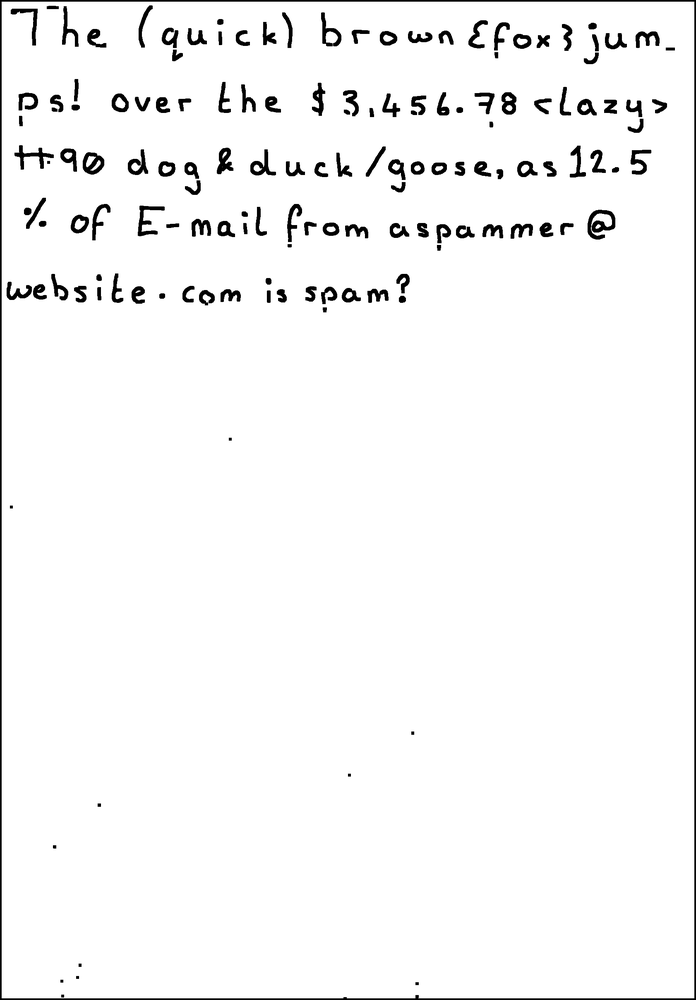
#> input picture tesseract_training_data/tesseract_training_on_adaptive_threshold/eng.ryan.exp2a.tiff, 696 x 1000 px, shrunk from 1682 x 2417 before the run; its folder holds only this picture in this run
$ python binarise_image.py eng.ryan.exp2a.tiff   (Python 2 division)
#> lines starting #> are read from the running program, lines starting #| are printed output that depends on the picture; after the words box and inside, x2 and y2 are one past the last pixel; in counts of white or black regions, pixels touching at a corner belong together
import cv2
import numpy as np
import copy
import sys
import os

"""
REFERENCE Ideas considered from, but changed it to match the lines of my own text  http://stackoverflow.com/questions/10196198/how-to-remove-convexity-defects-in-a-sudoku-square

Excellent resource for extracting lines from music notes. Have been using as a template and how to consider my own line extraction. http://docs.opencv.org/trunk/d1/dee/tutorial_moprh_lines_detection.html#gsc.tab=0
"""
class BinariseImage(object):

    GRAYSCALE_INPUT = 0
    MEDIAN_BLUR_KERNAL_SIZE = 7
    KERNEL_ITERATIONS = 1

    def image_file_exists(self, filename):
        return os.path.isfile(filename)

    def read_image_as_grasycale(self, filename):
#> called with filename = 'eng.ryan.exp2a.tiff'
        self.image = cv2.imread(filename, self.GRAYSCALE_INPUT)
#> self.image is the input picture: shape (1000, 696); min 0, max 255, mean 246.3
        return self.image

    def apply_median_blur(self):
        self.image = cv2.medianBlur(self.image, self.MEDIAN_BLUR_KERNAL_SIZE)
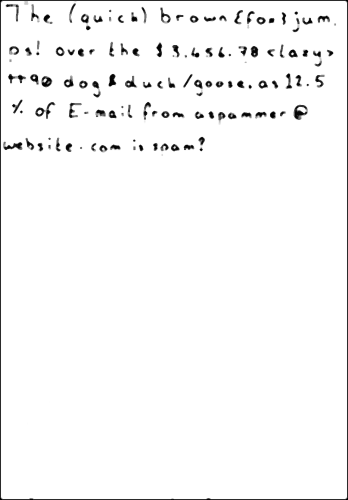
#> self.image: shape (1000, 696) (shown at 1/2 size); min 0, max 255, mean 247.7
        return self.image

    def apply_adaptive_threshold(self):
        self.threshold_image = cv2.adaptiveThreshold(self.image, 255, cv2.ADAPTIVE_THRESH_GAUSSIAN_C,cv2.THRESH_BINARY_INV, 15, 2)
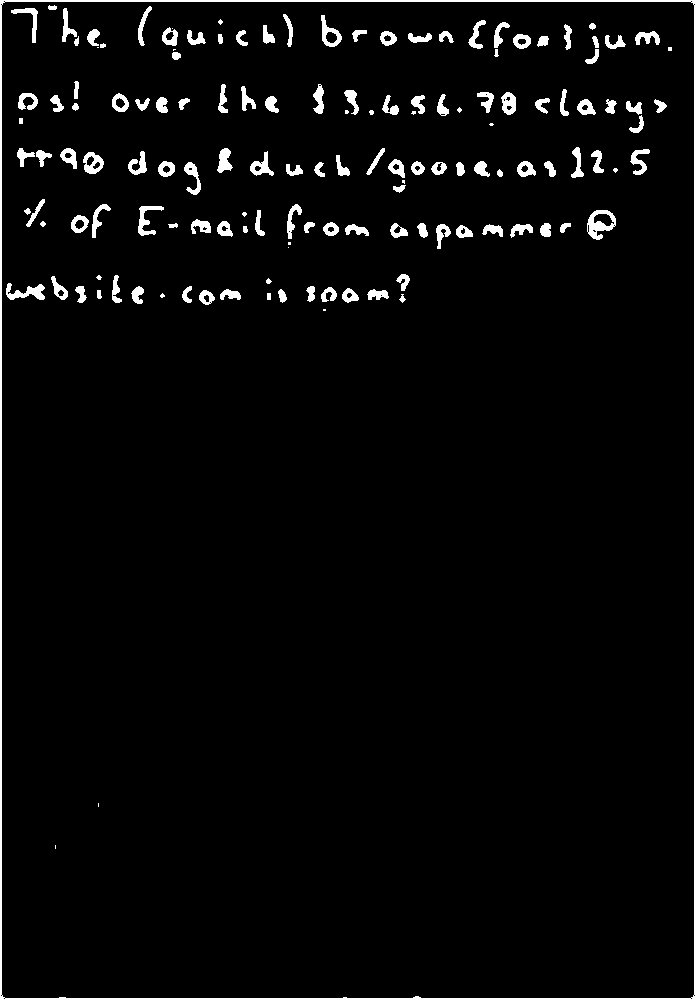
#> self.threshold_image: shape (1000, 696); 3.5% white; 144 white regions (19 under 20 px), largest, box (x1, y1, x2, y2) and area: (0, 0, 696, 1000) 6803, (587, 210, 616, 240) 439, (6, 283, 45, 300) 342
        return self.threshold_image

    def copy_image(self, image):
        return image.copy()

    def get_shape_info(self, image):
        return image.shape

    def get_structuring_element(self, height, width):
        kernel = cv2.getStructuringElement(cv2.MORPH_RECT, (height,width))
        return kernel

    def erode_image(self, image, kernel_size):
        return cv2.erode(image,kernel_size,iterations = self.KERNEL_ITERATIONS)

    def dilate_image(self, image, kernel_size):
        return cv2.dilate(image,kernel_size,iterations = self.KERNEL_ITERATIONS)

    def create_empty_mask(self, row, column):
        """
        Reference material http://stackoverflow.com/questions/16235955/create-a-multichannel-zeros-mat-in-python-with-cv2
        """
        return np.zeros((row,column),np.uint8)

    def convert_black_threshold_to_white(self, image):
        self.threshold_image[np.where(image == 255)] = 0
        return self.threshold_image

    def convert_white_to_black(self, image, blank_mask):
        """
         Found a better way to itterate over the image http://stackoverflow.com/questions/30331944/finding-red-color-using-python-opencv
        """
        blank_mask[np.where(self.threshold_image == 0)] = 255
        return blank_mask

    def create_kernels_of_ones(self, height, width):
        return np.ones((height,width),np.uint8)

    def find_contours_in_mask(self, mask):
        """
        About unpacking the variables some issue it didn't work some times http://stackoverflow.com/questions/25504964/opencv-python-valueerror-too-many-values-to-unpack
        """
        contour_info = cv2.findContours(mask, cv2.RETR_TREE, cv2.CHAIN_APPROX_SIMPLE)
        self.contours = contour_info[1]
        return contour_info

    def draw_contours(self, mask):
        cv2.drawContours(mask,self.contours,-1,(255,0,0),thickness=cv2.FILLED)
        return mask

    # [4 lines left out: function prepare_image_to_save, not called in this run]

    def save_image(self, image):
        cv2.imwrite(self.image_path, image)

if __name__ == "__main__":
    binarise = BinariseImage()
    if binarise.image_file_exists(sys.argv[1]):

        image = binarise.read_image_as_grasycale(sys.argv[1])
        image = binarise.apply_median_blur()
        threshold_image = binarise.apply_adaptive_threshold()
        horizontal_lines = binarise.copy_image(threshold_image)
        rows, columns = binarise.get_shape_info(horizontal_lines)
#> rows = 1000; columns = 696
        structuring_element_kernel = binarise.get_structuring_element(75,1)
        horizontal_lines = binarise.erode_image(horizontal_lines, structuring_element_kernel)
#> in erode_image, `return cv2.erode(image,kernel_size,iterations = self.KERNEL_ITERATIONS)`:
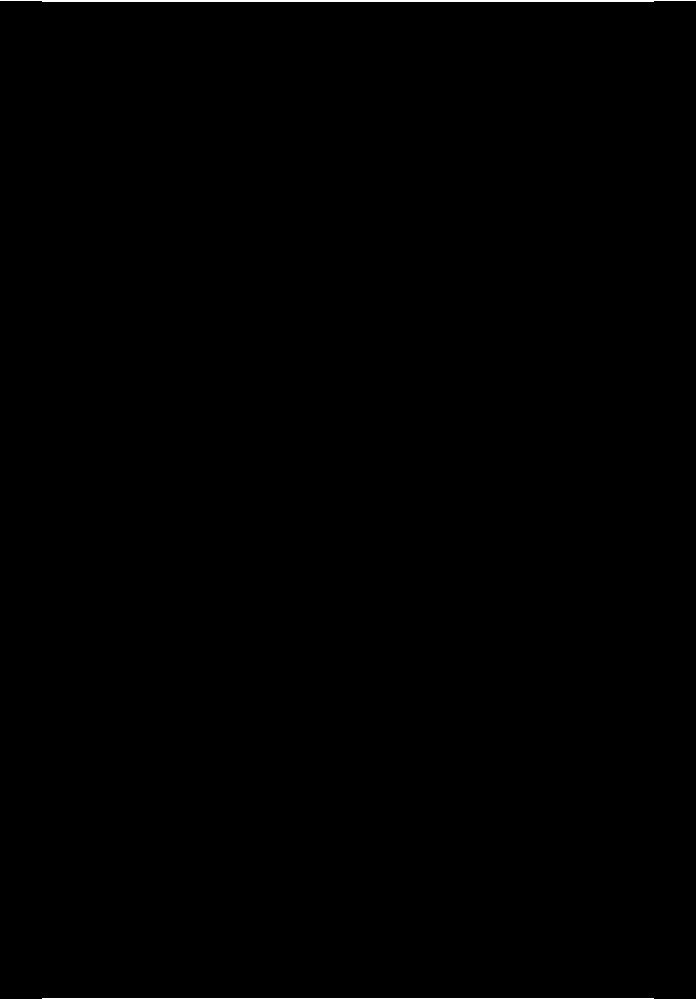
#> returned value: shape (1000, 696); 0.38% white; 2 white regions, box (x1, y1, x2, y2) and area: (0, 0, 696, 2) 1308, (0, 998, 696, 1000) 1308
        horizontal_lines = binarise.dilate_image(horizontal_lines, structuring_element_kernel)
        #Thats the morphological dilatate?
        horizontal_lines = binarise.dilate_image(horizontal_lines, structuring_element_kernel)

        modified_threshold_mask = binarise.convert_black_threshold_to_white(horizontal_lines)
#> in convert_black_threshold_to_white, `self.threshold_image[np.where(image == 255)] = 0`:
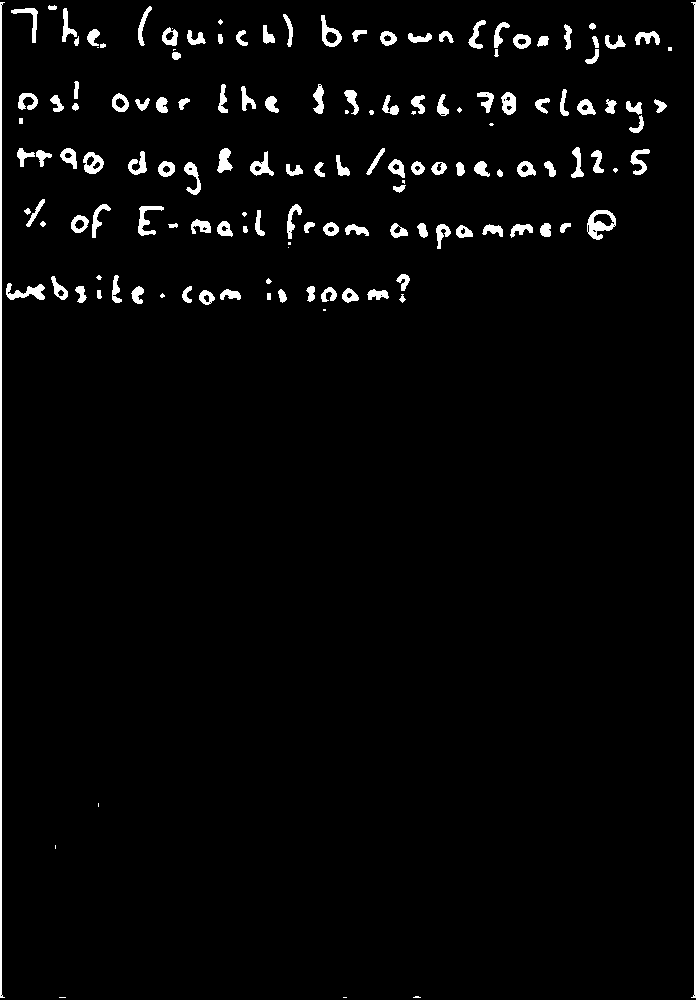
#> self.threshold_image: shape (1000, 696); 3.1% white; 148 white regions (22 under 20 px), largest, box (x1, y1, x2, y2) and area: (0, 2, 5, 998) 2000, (691, 2, 696, 998) 2000, (587, 210, 616, 240) 439

        new_mask = binarise.create_empty_mask(rows, columns)
#> new_mask: shape (1000, 696); every value is 0

        black_text_mask = binarise.convert_white_to_black(modified_threshold_mask, new_mask)

        one_kernel = binarise.create_kernels_of_ones(3,3)

        dilated_black_text_mask = binarise.dilate_image(black_text_mask, one_kernel)
#> in dilate_image (call 3), `return cv2.dilate(image,kernel_size,iterations = self.KERNEL_ITERATIONS)`:
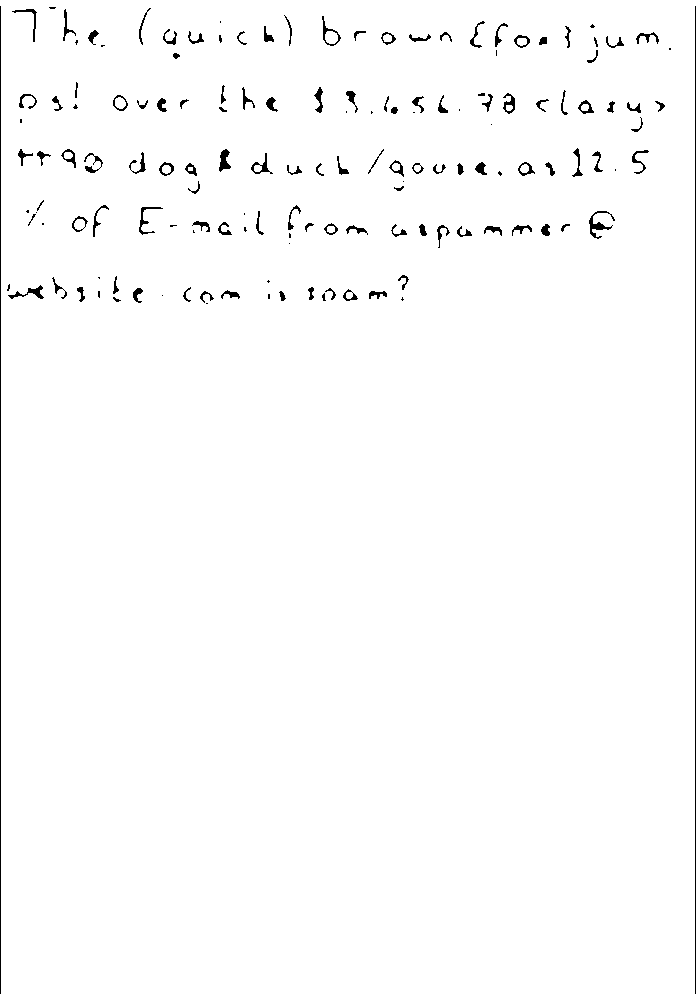
#> returned value: shape (1000, 696); 98.6% white; black in thin lines or dots

        image, contours, approximation = binarise.find_contours_in_mask(dilated_black_text_mask)
#> in find_contours_in_mask, `contour_info = cv2.findContours(mask, cv2.RETR_TREE, cv2.CHAIN_APPROX_..`: contour_info = 191 contours, 56 with area under 20; largest, box (x1, y1, x2, y2) and area: (0, 0, 696, 1000) 692329, (321, 15, 342, 47) 303, (588, 210, 613, 240) 262, (7, 284, 45, 300) 202, (138, 206, 164, 236) 202
#> in find_contours_in_mask, `self.contours = contour_info[1]`: self.contours = 191 rows, first 6: [-1, -1, 1, -1], [2, -1, -1, 0], [3, 1, -1, 0], [4, 2, -1, 0], [5, 3, -1, 0], [6, 4, -1, 0]
#> (the run stopped early here; a loop or call above may not have finished)

$ run again, on tesseract_training_data/tesseract_training_on_adaptive_threshold/eng.ryan.exp2e.tiff
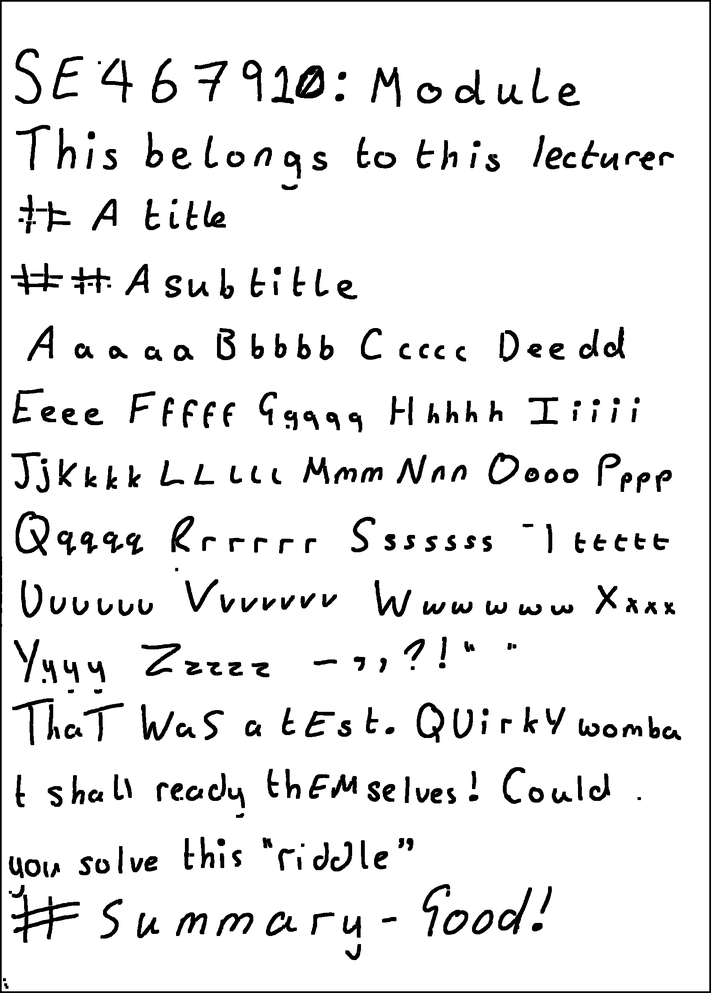
#> input picture tesseract_training_data/tesseract_training_on_adaptive_threshold/eng.ryan.exp2e.tiff, 711 x 993 px, shrunk from 1684 x 2352 before the run
#> in read_image_as_grasycale, self.image is the input picture: shape (993, 711); min 0, max 255, mean 234.6
#> in apply_adaptive_threshold, `self.threshold_image = cv2.adaptiveThreshold(self.image, 255, cv2.ADAP..`:
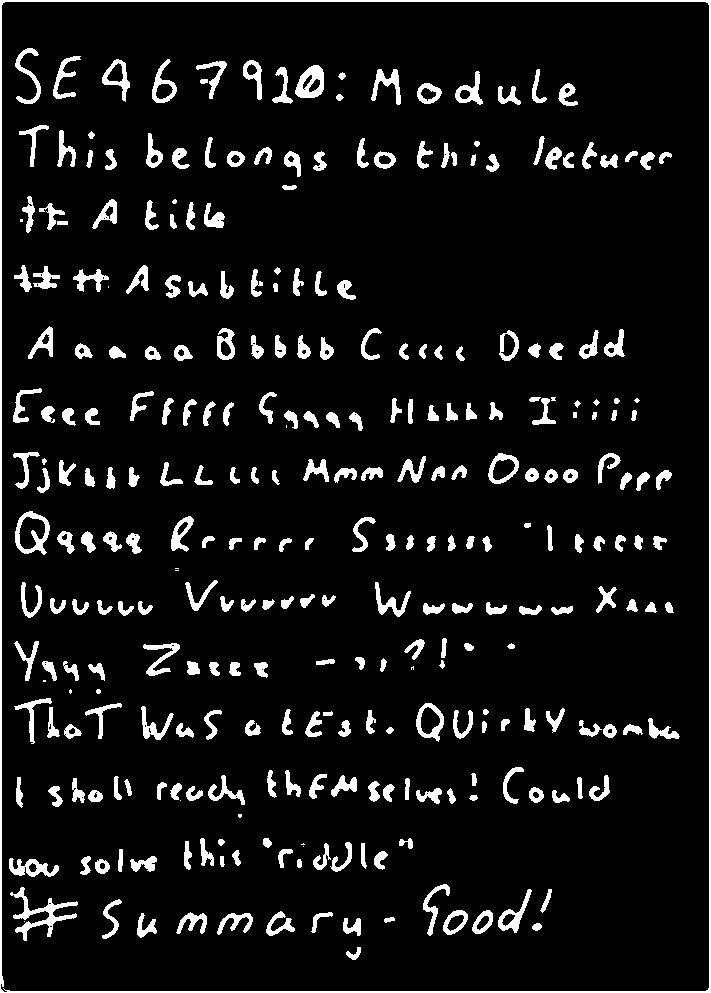
#> self.threshold_image: shape (993, 711); 7.9% white; 310 white regions (16 under 20 px), largest, box (x1, y1, x2, y2) and area: (0, 0, 711, 993) 6833, (10, 887, 78, 941) 932, (295, 65, 324, 98) 601
#> rows = 993; columns = 711
#> new_mask: shape (993, 711); every value is 0
#> blank_mask: shape (993, 711); 92.5% white; 312 black regions (17 under 20 px), largest, box (x1, y1, x2, y2) and area: (0, 2, 5, 991) 1997, (706, 2, 711, 991) 1988, (10, 887, 78, 941) 932
#> in dilate_image (call 3), `return cv2.dilate(image,kernel_size,iterations = self.KERNEL_ITERATIONS)`:
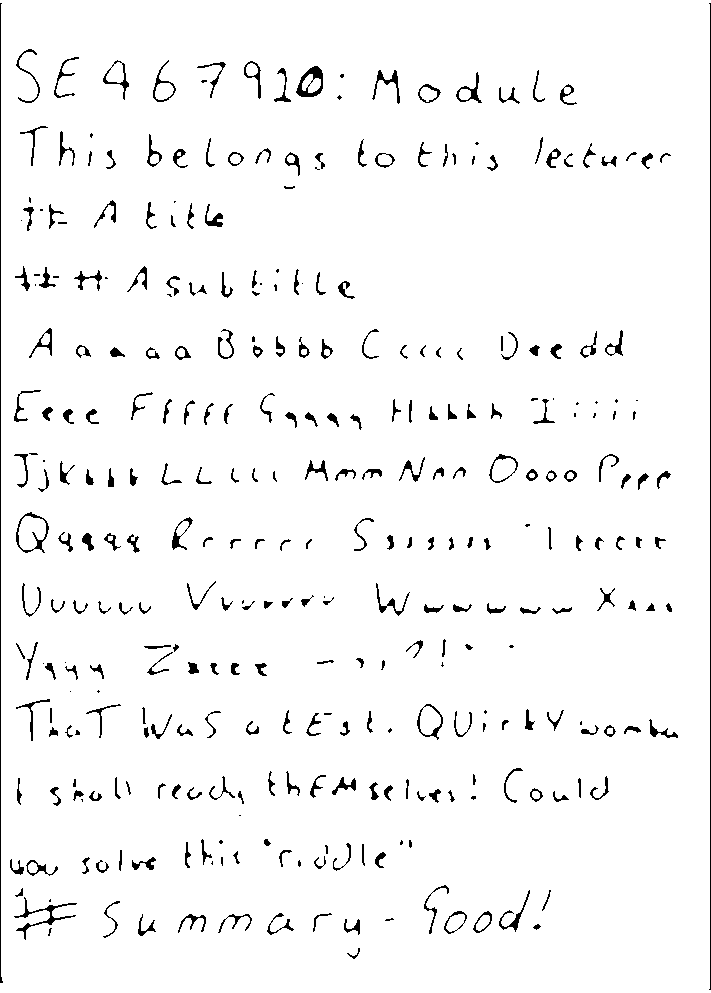
#> returned value: shape (993, 711); 96.5% white; black in thin lines or dots
#> contour_info = 474 contours, 134 with area under 20; largest, box (x1, y1, x2, y2) and area: (0, 0, 711, 993) 702340, (295, 65, 324, 98) 656, (13, 896, 78, 941) 536, (152, 59, 177, 103) 480, (15, 511, 50, 554) 389
#> self.contours = 474 rows, first 6: [-1, -1, 1, -1], [2, -1, -1, 0], [3, 1, -1, 0], [4, 2, -1, 0], [5, 3, -1, 0], [6, 4, -1, 0]
